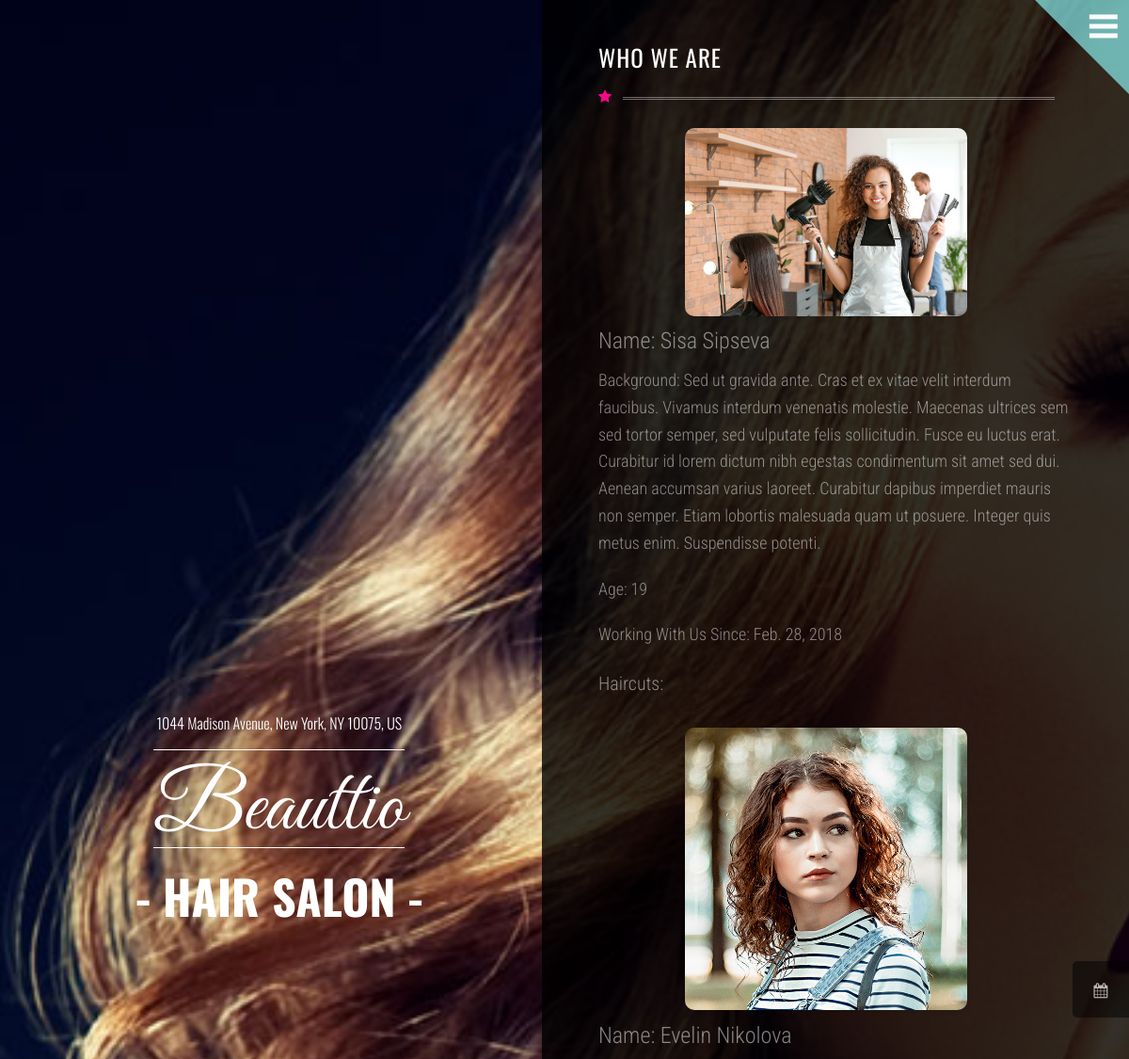
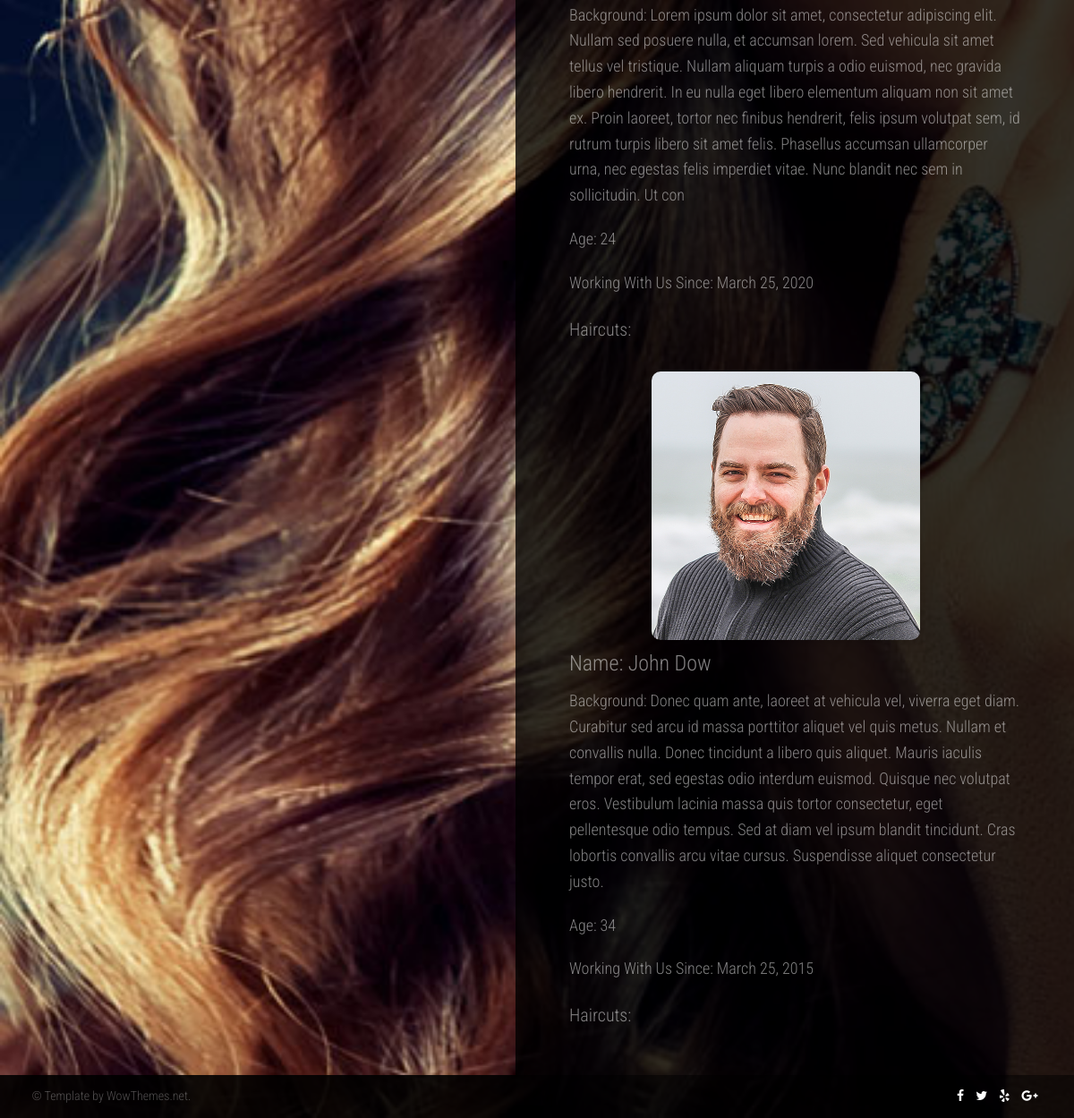
The page /about/ on the database its author committed (2 pictures, top to bottom).
### HairSaloon/hairdressers/models.py (models this page shows, shortened)
class HairDresser(models.Model):
    BACKGROUND_MAX_LENGTH = 500
    background = models.TextField(max_length=500)
    working_since = models.DateField(blank=True, null=True)
    services = models.ManyToManyField(
        to=Service,
        related_name='hairdressers',
    )
    user = models.OneToOneField(
        to=UserModel,
        on_delete=models.CASCADE,
        related_name='hairdresser_profile',
        null=True,
    )
    @property
    def age(self):
        if self.user.profile.date_of_birth:
            today = datetime.today()
            return today.year - self.user.profile.date_of_birth.year - ((today.month, today.day) < (
                self.user.profile.date_of_birth.month, self.user.profile.date_of_birth.day))
        return None

### HairSaloon/accounts/models.py (models this page shows, shortened)
class Profile(models.Model):
    account_photo = models.ImageField(
        upload_to=user_directory_path,
        blank=True,
        null=True,
    )
    date_of_birth = models.DateField(
        blank=True,
        null=True,
    )
    user = models.OneToOneField(
        to=HairSaloonUser,
        primary_key=True,
        on_delete=models.CASCADE,
        related_name='profile'
    )

class HairSaloonUser(auth_models.AbstractBaseUser, auth_models.PermissionsMixin):
    email = models.EmailField(
        _('email address'),
        unique=True,
        error_messages={
            "unique": _("A user with that email already exists."),
        },
    )
    first_name = models.CharField(_("first name"), max_length=150, blank=True)
    last_name = models.CharField(_("last name"), max_length=150, blank=True)
    phone_number = models.CharField(_("phone number"), max_length=15, blank=True)
    date_joined = models.DateTimeField(_("date joined"), default=timezone.now)
    is_staff = models.BooleanField(
        _("staff status"),
        default=False,
        help_text=_("Designates whether the user can log into this admin site."),
    )
    is_active = models.BooleanField(
        _("active"),
        default=True,
        help_text=_(
            "Designates whether this user should be treated as active. "
            "Unselect this instead of deleting accounts."
        ),
    )
    USERNAME_FIELD = 'email'
    objects = HairSaloonUserManager()
    @property
    def full_name(self):
        if self.first_name and self.last_name:
            return f"{self.first_name} {self.last_name}"
        elif self.first_name or self.last_name:
            return self.first_name or self.last_name
        else:
            return self.email

### HairSaloon/common/views.py (the view)
# urls.py: path('about/', AboutView.as_view(), name='about'),
class AboutView(views.ListView):
    template_name = 'common/about.html'
    queryset = HairDresser.objects.select_related('user')

### templates/common/about.html (shortened to what this page needs)
{% extends 'base.html' %}
{% load static %}
{% block content %}
    <body style="background-image:url('{% static 'img/bg7.jpg' %}');background-attachment:fixed;background-size:cover;">
    {% include 'partials/menu_and_calendar.html' %}
    <div class="container">
        <div class="logoarea">
            <div class="intro">
                <h1><span class="smaller wow zoomIn" data-wow-duration="2s" data-wow-delay="0.5">1044 Madison Avenue, New York, NY 10075, US</span>
                    <span class="big wow pulse" data-wow-duration="1s" data-wow-delay="0s">Beauttio</span>
                    <span class="small wow fadeIn" data-wow-duration="2s" data-wow-delay="0.5s">- HAIR SALON -</span>
                </h1>
            </div>
        </div>
        <div class="pagearea">
            <h1 class="page-headline">WHO WE ARE</h1>
            <i class="iconstartitle textmagenta fa fa-star"></i>
            {% for hairdresser in object_list %}
                {% include 'partials/hairdresser_card.html' %}
            {% endfor %}
        </div>
    </div>
    {% include 'partials/footer.html' %}
    </body>
{% endblock %}

### templates/base.html
{% load static %}
<!DOCTYPE html>
<html lang="en">
{% include 'partials/header.html' %}
{% block content %}
{% endblock %}
</html>

### templates/partials/header.html (shortened to what this page needs)
{% load static %}
<head>
    <link href="{% static 'css/style.css' %}" rel="stylesheet">
    <link rel="stylesheet" href="https://maxcdn.bootstrapcdn.com/font-awesome/4.5.0/css/font-awesome.min.css">
    <link href='https://cdnjs.cloudflare.com/ajax/libs/fullcalendar/4.2.0/core/main.min.css' rel='stylesheet'/>
    <link href='https://cdnjs.cloudflare.com/ajax/libs/fullcalendar/4.2.0/daygrid/main.min.css' rel='stylesheet'/>
</head>

### templates/partials/menu_and_calendar.html (shortened to what this page needs)
<div class="menu-outer">
    <div class="menu-icon">
        <div class="bar"></div>
        <div class="bar"></div>
        <div class="bar"></div>
    </div>
</div>
<a href="{% url 'dashboard' %}">
    <div class="fixedcallicon">
        <i class="fa fa-calendar"></i>
    </div>
</a>

### templates/partials/hairdresser_card.html (shortened to what this page needs)
<div class="hairdresser-detail-container">
    <div class="hairdresser-photo">
        {% if hairdresser.user.profile.account_photo %}
            <img src="{{ hairdresser.user.profile.account_photo.url }}" alt="{{ hairdresser.name }}">
        {% else %}
            <p>No photo available.</p>
        {% endif %}
    </div>
    <div class="hairdresser-info">
        <h2>Name: {{ hairdresser.user.full_name }}</h2>
        <p>Background: {{ hairdresser.background }}</p>
        <p>Age: {{ hairdresser.age }}</p>
        <p>Working With Us Since: {{ hairdresser.working_since }}</p>
        <h3>Haircuts:</h3>
    </div>
</div>

### templates/partials/footer.html (shortened to what this page needs)
<footer class="footer">
    <div class="container">
        <div class="pull-left">&copy; Template by WowThemes.net.</div>
        <div class="pull-right">
            <div class="footericons">
                <a href="#"><i class="fa fa-facebook"></i></a>
                <a href="#"><i class="fa fa-twitter"></i></a>
                <a href="#"><i class="fa fa-yelp"></i></a></a>
                <a href="#"><i class="fa fa-google-plus"></i></a>
            </div>
        </div>
    </div>
</footer>

### templates/partials/script_other_page.html (shortened to what this page needs)
{% load static %}

### rows shown on the page
HairDresser: user.profile.account_photo (picture), user.full_name "Sisa Sipseva", background "Sed ut gravida ante. Cras et ex vitae velit interdum faucibus. Vivamus interdum venenatis molestie. Maecenas ultrices sem sed tortor semper, sed vulputate felis sollicitudin. Fusce eu luctus erat. Curabitur id lorem dictum nibh egestas condimentum sit amet sed dui. Aenean accumsan varius laoreet. Curabitur dapibus imperdiet mauris non semper. Etiam lobortis malesuada quam ut posuere. Integer quis metus enim. Suspendisse potenti.", age "19", working_since "Feb. 28, 2018"
HairDresser: user.profile.account_photo (picture), user.full_name "Evelin Nikolova", background "Lorem ipsum dolor sit amet, consectetur adipiscing elit. Nullam sed posuere nulla, et accumsan lorem. Sed vehicula sit amet tellus vel tristique. Nullam aliquam turpis a odio euismod, nec gravida libero hendrerit. In eu nulla eget libero elementum aliquam non sit amet ex. Proin laoreet, tortor nec finibus hendrerit, felis ipsum volutpat sem, id rutrum turpis libero sit amet felis. Phasellus accumsan ullamcorper urna, nec egestas felis imperdiet vitae. Nunc blandit nec sem in sollicitudin. Ut con", age "24", working_since "March 25, 2020"
HairDresser: user.profile.account_photo (picture), user.full_name "John Dow", background "Donec quam ante, laoreet at vehicula vel, viverra eget diam. Curabitur sed arcu id massa porttitor aliquet vel quis metus. Nullam et convallis nulla. Donec tincidunt a libero quis aliquet. Mauris iaculis tempor erat, sed egestas odio interdum euismod. Quisque nec volutpat eros. Vestibulum lacinia massa quis tortor consectetur, eget pellentesque odio tempus. Sed at diam vel ipsum blandit tincidunt. Cras lobortis convallis arcu vitae cursus. Suspendisse aliquet consectetur justo.", age "34", working_since "March 25, 2015"
